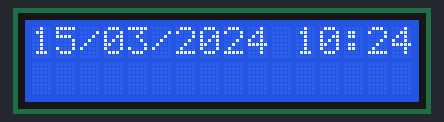
Recording of a program running on a simulated ESP32. Parts: 16×2 character LCD. WiFi joins after 1.5 s; servers stay silent unless stated; the local clock reads 2024-03-15 10:24:30 at power-on unless the program sets it; what the program prints to the serial monitor is not drawn.

Above: at 2.1 s.
At 30.8 s:
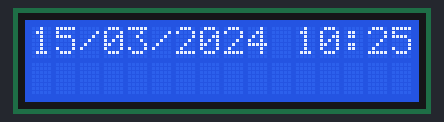
At 91.1 s:
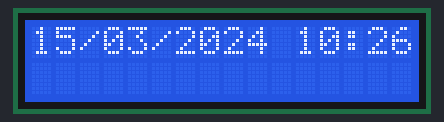

The program:

main.cpp
```cpp
#include <Arduino.h>

#include <WiFi.h>
#include <ESPAsyncWebServer.h>
#include <ThreeWire.h>
#include <RtcDS1302.h>
#include <LiquidCrystal_I2C.h>

#define CLK_PIN 5
#define DAT_PIN 4
#define RST_PIN 2


const char* ssid = "maxhotspot";
const char* password = "680856667m";

//Function declarations
void printDateTime(const RtcDateTime &dt);
void handleRoot(AsyncWebServerRequest *request);

LiquidCrystal_I2C lcd(0x27, 16, 2);


// Initializing communication with the RTC module
ThreeWire myWire(CLK_PIN, DAT_PIN, RST_PIN);
RtcDS1302<ThreeWire> rtc(myWire);


// --Async WebServer server(80);
AsyncWebServer server(80);


void setup() {
  Serial.begin(115200);

  // Connect to Wi-Fi
  WiFi.begin(ssid, password);
  while (WiFi.status() != WL_CONNECTED) {
    delay(1000);
    Serial.println("Connecting to WiFi...");
  }
  Serial.println("Connected to WiFi");

  // get the local IP address of the ESP32
  Serial.print("IP Address: ");
  Serial.println(WiFi.localIP());

  // Initialize the LCD
  lcd.init();
  lcd.backlight();

  // Initialize the RTC
  Serial.print("Compiled time:");
  Serial.print(__DATE__);
  Serial.print(" ");
  Serial.println(__TIME__);

  rtc.Begin();
  RtcDateTime compiled = RtcDateTime(__DATE__, __TIME__);
  if (!rtc.IsDateTimeValid()) {
    Serial.println("RTC lost confidence in the DateTime!");
    rtc.SetDateTime(compiled);
  }
  if (rtc.GetIsWriteProtected()) {
    Serial.println("RTC was write protected, enabling writing now");
    rtc.SetIsWriteProtected(false);
  }
  if (!rtc.GetIsRunning()) {
    Serial.println("RTC was not actively running, starting now");
    rtc.SetIsRunning(true);
  }


  //Get the current date and time from the RTC
  RtcDateTime now = rtc.GetDateTime();

  if(now < compiled) {
    Serial.println("RTC is older than compile time!  (Updating DateTime)");
    rtc.SetDateTime(compiled);
  } else if (now > compiled) {
    Serial.println("RTC is newer than compile time. (this is expected)");
  } else if (now == compiled) {
    Serial.println("RTC is the same as compile time! (not expected but all is fine)");
  }


    server.on("/", HTTP_GET, handleRoot);
    server.begin();

}

void loop() {
  RtcDateTime now = rtc.GetDateTime();


  //Check if the date and time from rtc is not valid
  if(!now.IsValid()){
    Serial.println("Lost Confidence");
    //Check for the battery... check if it has enough power
    //remove the battery and reconnect it
  }

  printDateTime(now);
  Serial.println();

  delay(1000);
}

//Macro to calculate the size of an array
//countof(a)(sizeof(a)/sizeof(a[0]));

void printDateTime(const RtcDateTime &dt){
  char dateString[21];

  //format of the date ande time
  snprintf(dateString, sizeof(dateString),
  "%02u/%02u/%04u %02u:%02u:%02u",
  dt.Day(),
  dt.Month(),
  dt.Year(),
  dt.Hour(),
  dt.Minute(),
  dt.Second() );

  Serial.println(dateString);


  //lcd
  lcd.clear();
  lcd.setCursor(0,0);
  lcd.print(dateString);
}

void handleRoot(AsyncWebServerRequest *request){

  char dateString[21];

  RtcDateTime now = rtc.GetDateTime();

  //Format
  snprintf(dateString,
    countof(dateString),
    "%02u/%02u/%04u %02u:%02u:%02u",
    now.Day(),
    now.Month(),
    now.Year(),
    now.Hour(),
    now.Minute(),
    now.Second()

  );

  String response = "<html><body>";
  response += "<h1>Current time : </h1>";
  response += "<p>" + String(dateString) + "</p>";
  response += "</body></html>";

  request->send(200, "text/html", response);
}
```

Measured:
- what the display in image 0 shows lasts 28.6 s, from 2.1 s to 30.7 s
- what the display in image 1 shows lasts 60.3 s, from 30.7 s to 91.0 s
